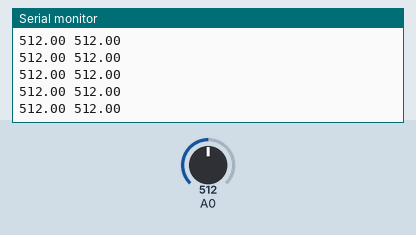
Recording of a sketch running on a simulated Arduino Mega 2560, built with avr-gcc and run on an emulated ATmega2560. Shown: the last lines printed to the serial monitor. Inputs (shaded band) come from the test bench; at power-on: A0 = 512.

Above: at 1.2 s.
1.3 s: A0 set to 716
At 2.2 s:
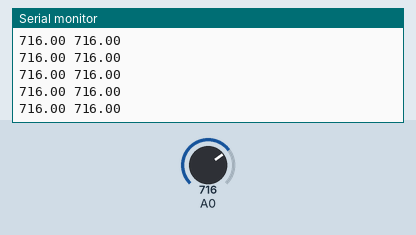
2.8 s: A0 set to 900
At 3.9 s:
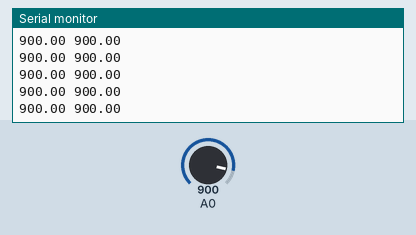
Timing chart, 0 to 5.8 s (numbered marks = the images above; inputs shaded):
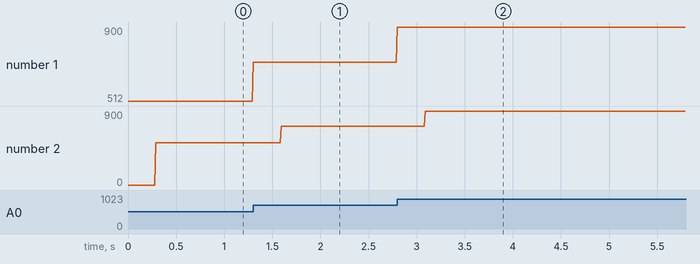

The sketch:

12181407_delay.ino
```cpp
// Youtube Link: https://youtu.be/8VPjYkcU5eU
// 12181407 이종범 임베디드시스템설계 class 과제
//
//File name: 12181407_delay.ino
//
//<설명>
//이 프로그램은 c++의 class를 사용하여 potentiometer에서 나오는
//전압출력을 0.3초 delay시키는 기능을 수행한다
//
//<Arduiono MEGA 2560 - Peripheral Board 결선>
//Arduino MEGA 2560		Peripheral Board
//		A0					ANA1(Potentiometer)
//
//동작은 다음과 같다
//1. delay 구현을 위한 클래스를 정의한다
//2. 주기적 연산 수행을 위한 sampling time, 현재 시간을 갖는 변수를 생성한다
//3. analogRead()를 통해 ANA1에서 ADC값을 받아온다
//4. class의 member function중 0.3초 delay된 결과를 출력하는 함수를 호출한다.
//5. 호출한 함수의 출력과 raw data를 시리얼 통신으로 출력해준다
//6. 출력 결과를 Serial plot으로 확인한다


float sample_time = 0.01; // 0.01초마다 주기적 연산을 수행하기 위한 sampling time(sec)변수를 설정
uint32_t start_time; // 주기적 연산을 시작하는 시간을 담는 변수선언
uint32_t MicrosSampleTime; // 0.01sec의 sample_time을 us단위로 변환한 값을 담는 변수
int data; // ADC값을 받는 변수


class Delay // Delay기능을 수행하는 Delay class 선언
{
public: // 접근이 가능하도록 한다
	Delay(); // 클래스의 생성자 선언. 생성자 함수는 클래스 명과 동일한 이름을 갖는다
	~Delay(); // 클래스의 소멸자 선언. 소멸자 함수는 ~클래스명이다
	float delayed_result(); //0.3초 delay된 결과를 출력하는 멤버 함수

public:
	float buffer[31] = { 0, }; // delay된 값을 출력하기 위해서는 과거의 값을 출력해야 함. 따라서 과거의 값을 저장할 버퍼 배열을 정의
	float input_data; // ADC값을 받아서 멤버함수에서 처리되는 변수
};

Delay *Delay_Test; // 포인터로 Delay_Test라는 이름의 class 선언

void setup(){
	Serial.begin(115200); // baudrate 115200으로 시리얼 통신을 준비한다
	Delay_Test = new Delay(); // Delay라는 class의 형태를 갖는 객체 Delay_Test를 만든다

	MicrosSampleTime = (uint32_t)(sample_time * 1e6); // 0.01sec의 sample_time을 us단위로 변환해서 저장한다
	start_time = micros() + MicrosSampleTime; // 다음 주기적 연산의 시작시간은 us단위의 현재시간 + 샘플링시간
}

void loop(){
	data = analogRead(A0); // ANA1에서 ADC 값을 받아온다
	Delay_Test->input_data = (float)data; // ADC 값을 float으로 형변환해서 Delay_Test의 멤버변수 input_data에 입력한다


	Serial.print((float)data); // raw data를 출력한다
	Serial.print(" "); // 데이터 구분을 위한 스페이스 출력
	Serial.println(Delay_Test->delayed_result()); // 0.3초 딜레이가 된 결과를 리턴하는 함수를 호출해서 0.3초 딜레이된 결과 출력

	while (!((start_time - micros()) & 0x80000000)); // 현재시간이 새로운 주기적연산을 시작하는 시간을 넘어갈때까지 대기
	start_time += MicrosSampleTime; // 새로운 주기적 연산을 시작하는 시간을 갱신한다

}

Delay::Delay() { // 생성자 함수의 정의

}

float Delay::delayed_result() { // Delay 클래스에 속하는 delay_result()함수의 정의, 기능은 0.3초 딜레이된 결과를 출력한다

	buffer[30] = input_data; // 가장 마지막 버퍼에 ADC값을 받는다

	for (int i = 0; i <= 30; i++) {
		buffer[i-1] = buffer[i]; // 0.01초 단위로 기록된 값들을 한 칸씩 밀면서 과거의 값을 저장한다
								 // 배열 성분 하나당 0.01초 이전의 값을 저장하기 때문에 가장 마지막인 buffer[0] 0.01*30 = 0.3초 이전의 값을 갖는다
	}

	return buffer[0]; // 0.3초 이전의 값을 갖는 buffer[0]을 리턴한다
}

Delay::~Delay() // 소멸자
{

}
```

Measured:
- after the input at 1.3 s, the serial monitor: prints a new line at once (image 1)
- after the input at 2.8 s, the serial monitor: prints a new line at once (image 2)
- plotted number 1: 512 → 716 after the input at 1.3 s, 716 → 900 after the input at 2.8 s
- plotted number 2: 512 → 716 after the input at 1.3 s, 716 → 900 after the input at 2.8 s
